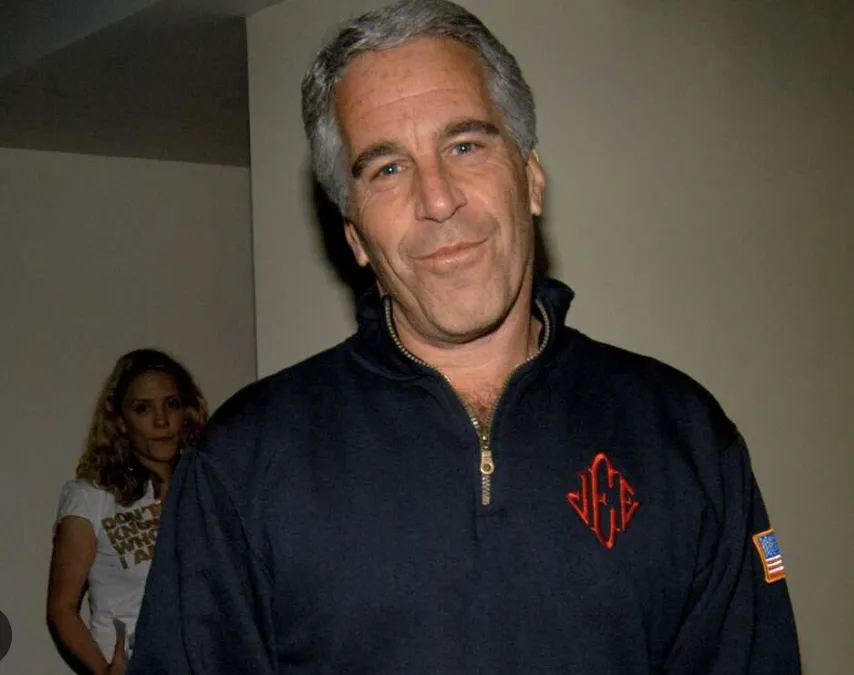
#> input picture Uprava obrazky/Epstein.jpg, 854 x 675 px
$ python Blue.py
#> lines starting #> are read from the running program, lines starting #| are printed output that depends on the picture
from PIL import Image
pic = Image.open("Epstein.jpg")
#> pic is the input picture: PIL image 854x675 RGB; mean R, G, B 69.3, 63.4, 56
pixel = pic.load()
for x in range(pic.size[0]):
    for y in range(pic.size[1]):
        temp = pixel[x,y]
        pixel[x,y] = (0, 0, temp[0])
pic.show()
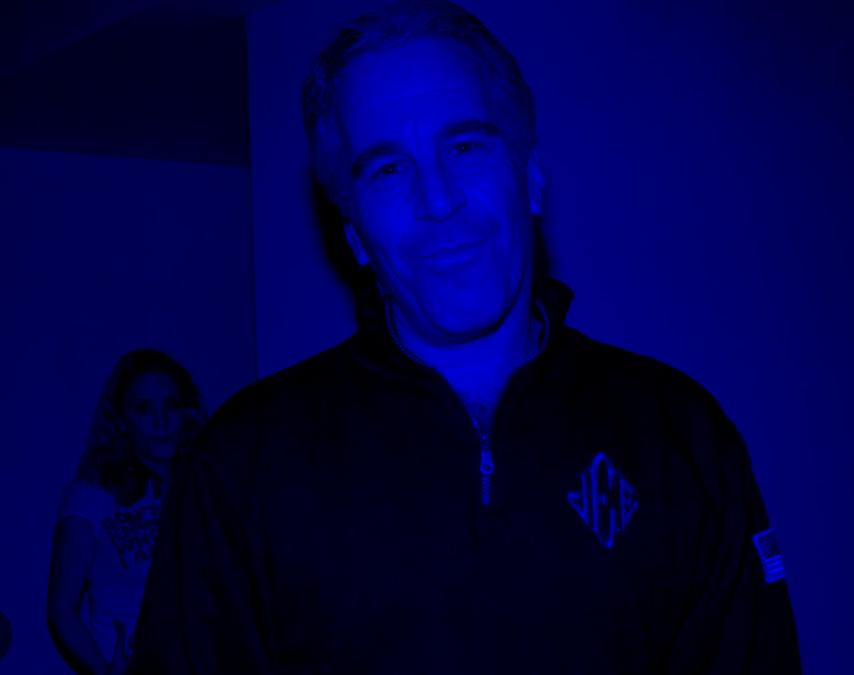
#> shown: PIL image 854x675 RGB; mean R, G, B 0, 0, 69.3
